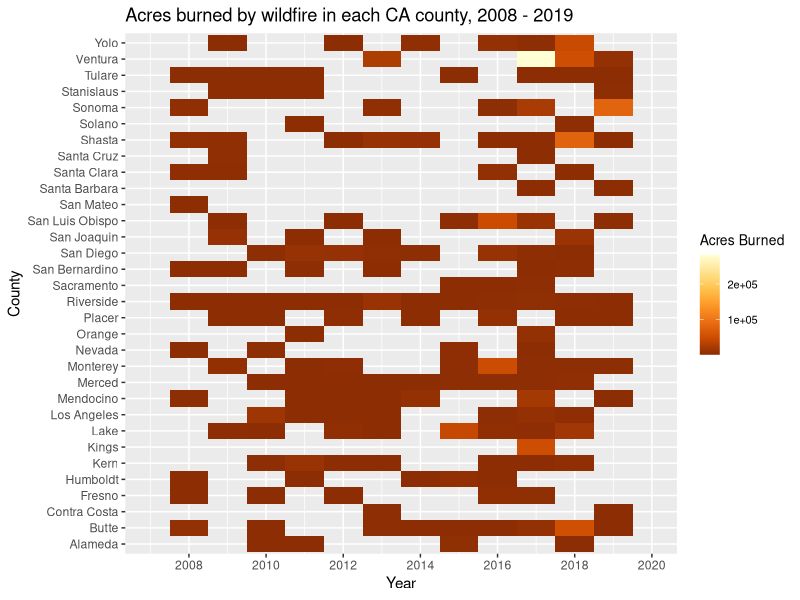

Recreate this plot in R.
# visualizing wildfire data across California 

# working directory set to be KuhlmannGoodShahidCloer_ENV872_FinalProject  

library(readr)
library(here)
library(dplyr)
library(ggplot2)
library(tidyverse)

wildfire_df <- read.csv(here("Data/Processed/CA_wildfire_processed.csv"))


wildfire_df <- wildfire_df %>%
  rename(County = UNIT,
         Year = YEAR,
         acres_burned = mean)

# ----- wildfire heatmap by county ---------------------------------------------

wildfire_heatmap <- ggplot(wildfire_df, 
                           aes(x = Year, y = County, fill = acres_burned)) +
  geom_tile() +
  scale_fill_distiller(name = "Acres Burned",
                       palette = "YlOrBr",
                       direction = -1) +
  theme(legend.title = element_text(size = 10),
        legend.text = element_text(size = 8),
        legend.key.size = unit(1, "lines")) +
  scale_x_continuous(limits = c(2007, 2020), 
                     breaks = c(2008, 2010, 2012, 2014, 2016, 2018, 2020)) +
  labs(title = "Acres burned by wildfire in each CA county, 2008 - 2019")

print(wildfire_heatmap)
